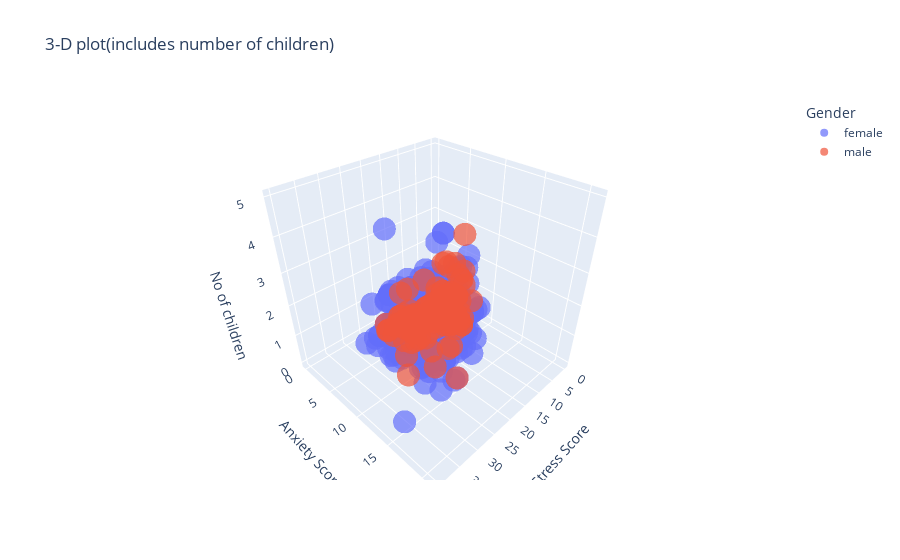

Write notebook code for a chart like this one.
### Code cell
fig2 = px.scatter_3d(data, x='Stress Score', y='Anxiety Score', z='No of children', color = 'Gender',
                     title = '3-D plot(includes number of children)',
                     opacity=0.7, size_max=18)
fig2.show()

### Figure 1 — Plotly figure (JSON) as saved in the notebook; plotly's stock layout.template omitted (floating-point values rounded to 4 significant figures; data arrays with more than 128 entries replaced by an {"elided": "..."} marker saying what was removed)
{"data": [{"hovertemplate": "Gender=female<br>Stress Score=%{x}<br>Anxiety Score=%{y}<br>No of children=%{z}<extra></extra>", "legendgroup": "female", "marker": {"color": "#636efa", "opacity": 0.7, "symbol": "circle"}, "mode": "markers", "name": "female", "scene": "scene", "showlegend": true, "type": "scatter3d", "x": {"elided": "410 int values"}, "y": {"elided": "410 int values"}, "z": {"elided": "410 int values"}}, {"hovertemplate": "Gender=male<br>Stress Score=%{x}<br>Anxiety Score=%{y}<br>No of children=%{z}<extra></extra>", "legendgroup": "male", "marker": {"color": "#EF553B", "opacity": 0.7, "symbol": "circle"}, "mode": "markers", "name": "male", "scene": "scene", "showlegend": true, "type": "scatter3d", "x": {"elided": "129 int values"}, "y": {"elided": "129 int values"}, "z": {"elided": "129 int values"}}], "layout": {"legend": {"title": {"text": "Gender"}, "tracegroupgap": 0}, "scene": {"domain": {"x": [0, 1], "y": [0, 1]}, "xaxis": {"title": {"text": "Stress Score"}}, "yaxis": {"title": {"text": "Anxiety Score"}}, "zaxis": {"title": {"text": "No of children"}}}, "title": {"text": "3-D plot(includes number of children)"}}}
